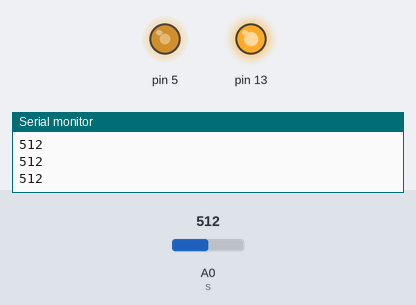
This sketch was run on a simulated Arduino Uno, built with avr-gcc and run on an emulated ATmega328P. Shown: output pins drawn as LEDs (lit = HIGH), the last lines printed to the serial monitor. The test bench sets the inputs (shaded band); at power-on: A0 (s) = 512.

Above: at 1.2 s.
1.3 s: A0 (s) set to 987
2.8 s: A0 (s) set to 1009
At 4.0 s:
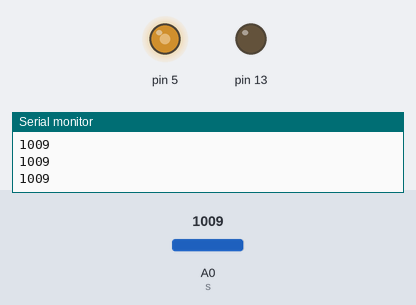
4.3 s: A0 (s) set to 990
At 5.6 s:
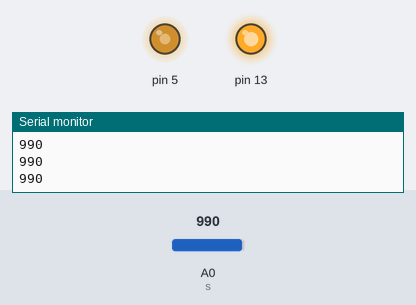
5.9 s: A0 (s) set to 1010
At 6.9 s:
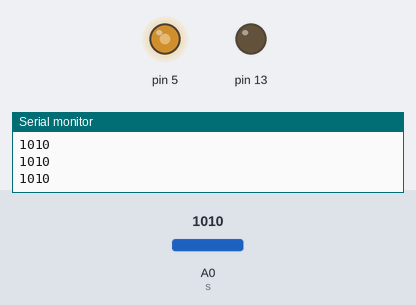
Timing chart, 0 to 8.5 s (numbered marks = the images above; inputs shaded):
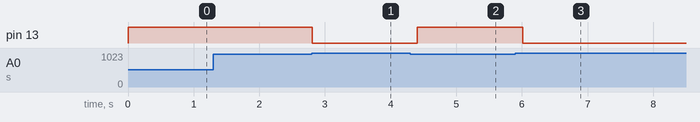

Measured:
- the behaviour switches between 999 and 1000 on A0 (s) (found by bisection; images 0 and 1)
- after the input at 2.8 s, pin 13: HIGH → LOW at once
- after the input at 4.3 s, pin 13: LOW → HIGH after 0.11 s
- after the input at 5.9 s, pin 13: HIGH → LOW after 0.11 s

The sketch:

sketch_jan22a.ino
```cpp
int s= A0;
int val=0;
void setup() {Serial.begin(9600);
pinMode(5,OUTPUT);
pinMode(13,OUTPUT);
analogWrite(5,150);
}

void loop() {
  val=analogRead(s);
  if(val!=0)
  {Serial.println(val);
  if(val<1000)
  digitalWrite(13,HIGH);
  else
  digitalWrite(13,LOW);
  }
   delay(200);
}
```
